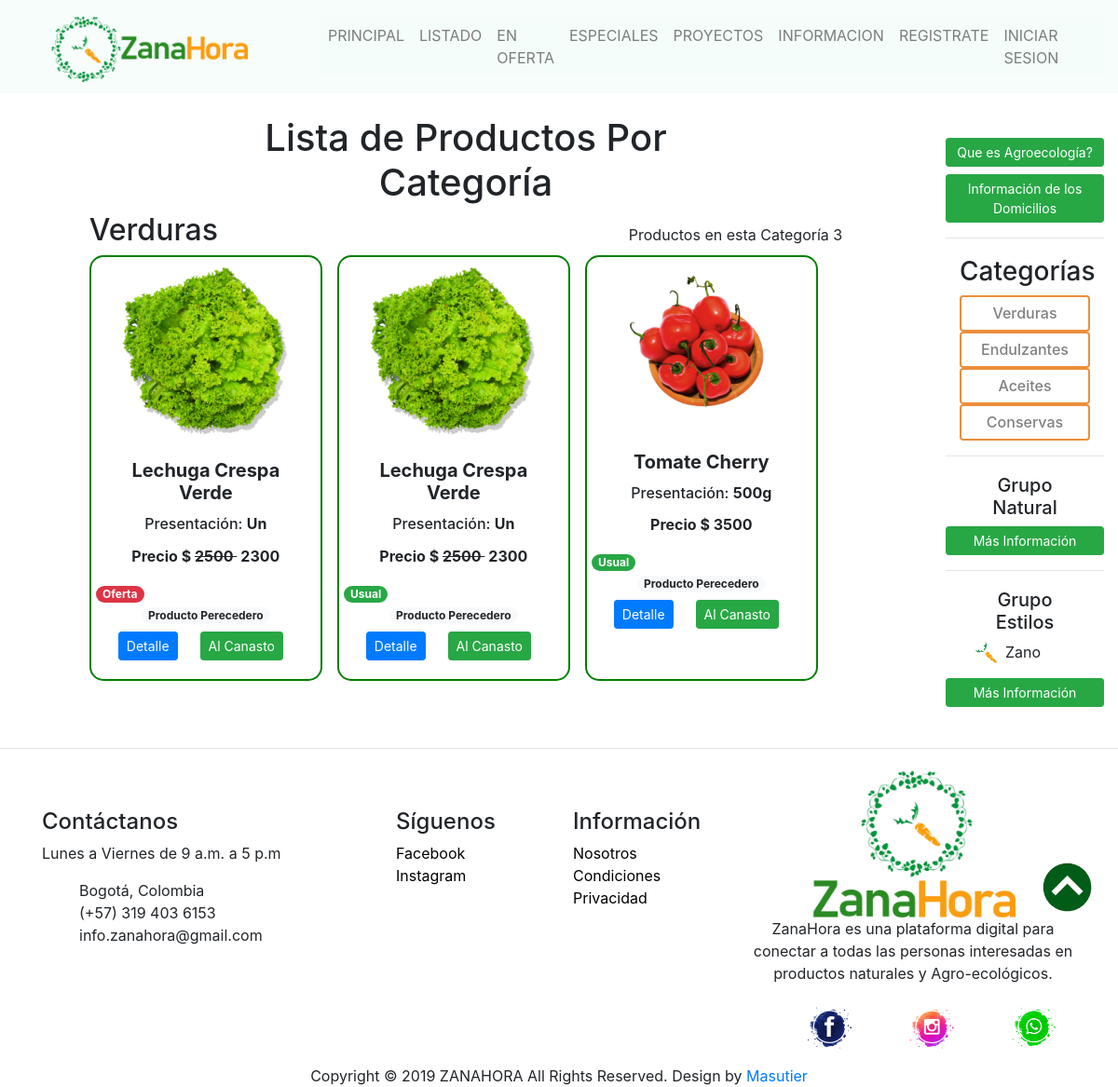
Screenshot of /prod_by_category/Verduras with the database file from the repository.
### products/models.py (models this page shows, shortened)
class Product(models.Model):
    LABEL = (
        ('Usual', 'Usual'),
        ('Nuevo', 'Nuevo'),
        ('Oferta', 'Oferta'),
        ('Especial', 'Especial')
    )
    CONTENIDO = (
        ('Gluten', 'gluten'),
        ('Lacteo', 'Lacteo'),
        ('Syrup', 'Syrup'),
        ('Soya', 'Soya'),
        ('Maní', 'Maní'),
    )
    STATUS = (
        ('Apply', 'Apply'),
        ('Aproved', 'Aproved'),
        ('Void', 'Void'),
        ('Delete', 'Delete')
    )
    CATEGORY = (
        ('Verduras', 'Verduras'),
        ('Legumbres', 'Legumbres'),
        ('Tuberculos', 'Tuberculos'),
        ('Frutas', 'Frutas'),
        ('Frutos_Secos', 'Frutos_Secos'),
        ('Aceites', 'Aceites'),
        ('Endulzantes', 'Endulzantes'),
        ('Especias', 'Especias'),
        ('Conservas', 'Conservas'),
        ('Bebidas', 'Bebidas'),
        ('Pasabocas', 'Pasabocas'),
        ('Proteina_Vegetal', 'Proteina_Vegetal'),
        ('Cosmetica', 'Cosmetica'),
        ('Otro', 'Otro')
    )
    status = models.CharField(max_length=10, blank=True, null=True, default='Apply', choices=STATUS)
    categoria = models.CharField(max_length=30, blank=True, null=True, choices=CATEGORY)
    natural = models.ManyToManyField(Natural, blank=True)
    estilo = models.ManyToManyField(Estilo, blank=True)
    name = models.CharField(max_length=60, blank=True, null=True)
    contenido = models.CharField(max_length=15, blank=True, null=True, choices=CONTENIDO)
    foto1 = models.ImageField(default='media/img/products/defaultProduct.png', upload_to='media/img/products')
    foto2 = models.ImageField(upload_to='media/img/products', blank=True, null=True)
    foto3 = models.ImageField(upload_to='media/img/products', blank=True, null=True)
    foto4 = models.ImageField(upload_to='media/img/products', blank=True, null=True)
    description = models.TextField(blank=True, null=True)
    presenta = models.CharField(max_length=10, blank=True, null=True)
    cantidad = models.DecimalField(max_digits=5, decimal_places=0, blank=True, null=True)
    label = models.CharField(max_length=10, blank = True, null=True, choices=LABEL)
    price = models.DecimalField(max_digits=15, decimal_places=0, blank=True, null=True)
    discount_price = models.DecimalField(max_digits=15, decimal_places=0, blank=True, null=True)
    costo = models.DecimalField(max_digits=15, decimal_places=0, blank=True, null=True)
    project = models.ForeignKey(Project, on_delete=models.CASCADE, blank=True, null=True)
    perecedero = models.BooleanField(default=True, blank=True, null=True)
    digital = models.BooleanField(default=False, blank=True, null=True)
    date_created = models.DateTimeField(auto_now_add=True, blank=True, null=True)
    date_modify = models.DateTimeField(auto_now_add=False, auto_now = True, blank=True, null=True)
    def get_absolute_url(self):
        return reverse("prod_detail", kwargs={"id": self.id})

### users/models.py (models this page shows, shortened)
class Estilo(models.Model):
    name = models.CharField(max_length=15, blank=True, null=True)
    icon = models.ImageField(default='media/img/icons/logosolo.png', upload_to='media/img/icons/estilo')
    descrip = models.TextField(blank=True, null=True)

### products/views.py (the view)
# urls.py: path('prod_by_category/<str:obj>', prod_by_category, name='prod_by_category'),
def prod_by_category(request, obj):
    products = Product.objects.filter(categoria=obj, status='Aproved')
    totalProducts = Product.objects.filter(categoria=obj, status='Aproved').count()
    categ = category(request)
    categorias = categ['categorias']
    proye = project(request)
    projectos = proye['projectos']
    natural = Natural.objects.all()
    estilo = Estilo.objects.all()
    if request.user.is_authenticated:
        data = cartData(request)
        cartItems = data['cartItems']
    else:
        cartItems = 0
    paginator = Paginator(products, 12)
    page = request.GET.get('page1')
    try:
        products = paginator.page(page)
    except PageNotAnInteger:
        products = paginator.page(1)
    except EmptyPage:
        products = paginator.page(paginator.num_pages)
    index1 = products.number - 1
    max_index1 = len(paginator.page_range)
    start_index1 = index1 - 3 if index1 >= 3 else 0
    end_index1 = index1 + 3 if index1 <= max_index1 else max_index1
    page_range1 = paginator.page_range[start_index1:end_index1]
    context = {'cartItems': cartItems, "products": products, 'projectos': projectos, 'obj': obj, 'categorias': categorias,
     'natural': natural, "estilo": estilo, 'page_range1': page_range1, 'totalProducts': totalProducts}
    return render(request, 'products/prod_by_category.html', context)

### products/utils.py (called while the page is built)
def category(request):
    products = Product.objects.all()
    categorias = []
    for product in products:
        if product.categoria not in categorias:
            categorias.append(product.categoria)
    return {'categorias': categorias}

### projects/utils.py (called while the page is built)
def project(request):
    projects = Project.objects.all()
    projectos = []
    for project in projects:
        if project not in projectos:
            projectos.append(project)
    return {'projectos': projectos}

### products/templates/products/prod_by_category.html (shortened to what this page needs)
{% extends 'zanamain/main.html' %}
{% load static %}
{% block content %}
<div class="col-md-12">
    <div class="row">
        <div class="col-md-10 mx-auto ">
        <h1 class="col-md-8 pt-4 mx-auto c">Lista de Productos Por Categoría</h1>
            <div class="col-md-10 mx-auto">
                <div class="row">
                    <div class="mr-auto"><h2>{{obj}}</h2></div>
                    <div class="mt-2 pt-1">Productos en esta Categoría {{totalProducts}}</div>
                </div>
            </div>
            <div class="col-md-10 mx-auto">
                <div class='row'>
                    {% for product in products %}
                        {% include 'products/partials/product_card.html' with instance=product %}
                    {% endfor %}
                </div>
            </div>
            <br>
        </div>
        <div class="col-md-2 mt-5">
            {% include 'zanamain/partials/side_menu.html' %}
        </div>
    </div>
</div>
{% endblock %}

### products/templates/products/partials/product_card.html (shortened to what this page needs)
{% load static %}
<div class="card cardall" >
    {% if product.cantidad != 0 %}
        <a href="{{ instance.get_absolute_url }}">
            <img src="{{ instance.foto1.url }}" class="card-img cardimg" alt="">
        </a>
    {% else %}
        <img src="{% static 'img/icons/agotado.png' %}" class="card-img cardimg" alt="">
    {% endif %}
    <div class="card-body">
        <h5 class="card-title"><strong>{{ instance.name }}</strong></h5>
        <h6 class="card-title ">Presentación: <strong>{{ instance.presenta }}</strong></h6>
        <div class="row">
            <div class="col-md-10 mx-auto">
                <p><strong>Precio $
                    {% if instance.discount_price %}
                        <del class="mr-1">
                            {{ instance.price }}
                        </del>
                        <span>{{ instance.discount_price }}</span>
                    {% else %}
                        <span>{{ instance.price }}</span>
                    {% endif %}
                    </strong>
                </p>
            </div>
        </div>
        <div class="row">
            {% if product.label == "Oferta" %}
                <span class="badge badge-pill badge-danger mr-auto mt-1">{{ product.label }}</span>
            {% elif product.label == "Especial" %}
                <span class="badge badge-pill badge-warning mr-auto mt-1">{{ product.label }}</span>
            {% elif product.label == "Nuevo" %}
                <span class="badge badge-pill badge-primary mr-auto mt-1">{{ product.label }}</span>
            {% else %}
                <span class="badge badge-pill badge-success mr-auto mt-1">{{ product.label }}</span>
            {% endif %}
        </div>
        <div class"mx-auto">
            {% if product.perecedero %}
                <span class="badge badge-pill badge-light mr-auto mt-1 mb-2">Producto Perecedero</span>
            {% else %}
                <span class="badge badge-pill badge-light mr-auto mt-1 mb-2">No Perecedero</span>
            {% endif %}
        </div>
        <div class="row">
            <div class="c">
                <a href="{{ instance.get_absolute_url }}" class="btn btn-primary btn-sm ml-4">Detalle</a>
            </div>
            <div class="c">
                {% if user.is_authenticated and product.cantidad != 0 %}
                    <button data-product={{product.id}} data-action="add" href="" class="btn btn-success btn-sm ml-4 update-cart">Al Canasto</button>
                {% else %}
                    <a href="{% url 'login' %}" class="btn btn-success btn-sm ml-4 update-cart">Al Canasto</a>
                {% endif %}
            </div>
        </div>
    </div>
</div>

### products/templates/products/partials/category.html
{% load static %}
<div class="container-fluid ">
    <h3 class="c">Categorías</h3>
    {% for obj in categorias %}
        <div class=" cateall">
            <a class="txtcat" href="{% url 'prod_by_category' obj %}"><h6>{{obj}}</h6></a>
        </div>
    {% endfor %}
</div>

### users/templates/users/info/info_estilo.html
{% load static %}
<div class="container-fluid">
    <div class="col-md-12 mx-auto">
    <h5 class="c">Grupo Estilos</h5>
        <ul  class="list-group ">
            {% for item in estilo %}
            <li class="list-group pl-3">
                <div class="row">
                    <img class="expimg" src="{{ item.icon.url }}" alt="">
                    <p class="pl-2">{{ item.name }}</p>
                </div>
            </li>
            {% endfor %}
        </ul>
    </div>
</div>

### static/css/all.css (style rules this page uses)
.c { text-align: center !important; }
body { background-color: #fff; }

### static/css/product.css (style rules this page uses)
.expimg { width: 25px; height: 25px; }
.txtcat { color: grey; text-decoration: none; }
.cateall { text-align: center; border: 2px solid rgb(235, 143, 57); border-radius: 0.25rem !important; padding-top: 0.5rem; }
.cardall { background: white !important; height: auto; width: 250px; text-align: center; text-decoration: none; border: 2px solid green; border-radius: 15px; margin-right: 1rem; margin-bottom: 1rem; }
.cardimg { display: block; margin-top: 5px; margin-left: auto; margin-right: auto; width: 200px; height: auto; border-radius: 15px; }

### rows the page displays
Product: foto1 (picture), name "Lechuga Crespa Verde", presenta "Un", price "2500", discount_price "2300", label "Oferta", perecedero "Producto Perecedero", categorias "Verduras"
Product: foto1 (picture), name "Lechuga Crespa Verde", presenta "Un", price "2500", discount_price "2300", label "Usual", perecedero "Producto Perecedero"
Product: foto1 (picture), name "Tomate Cherry", presenta "500g", price "3500", label "Usual", perecedero "Producto Perecedero"
Product: categorias "Endulzantes"
Product: categorias "Aceites"
Product: categorias "Conservas"
Estilo: icon (picture), name "Zano"

### other values shown
{{ obj }} "Verduras"
{{ totalProducts }} "3"
